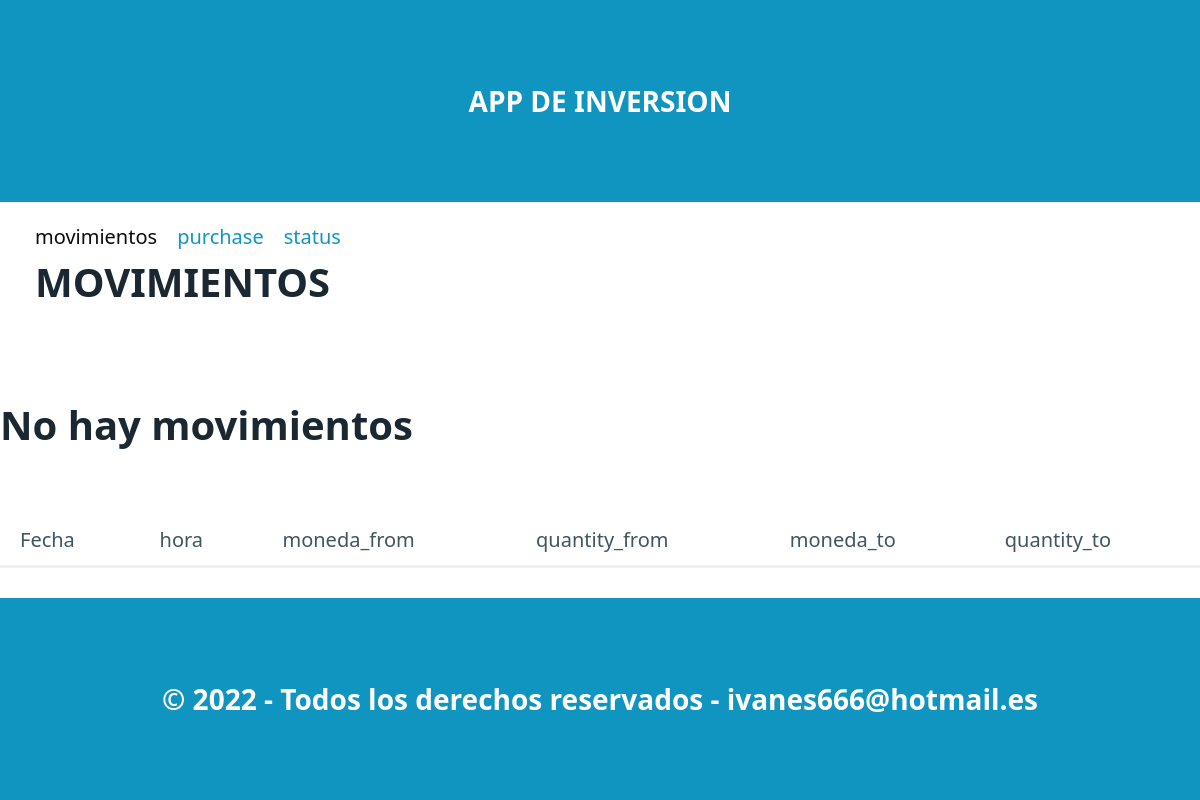
Before: / with the older database file.
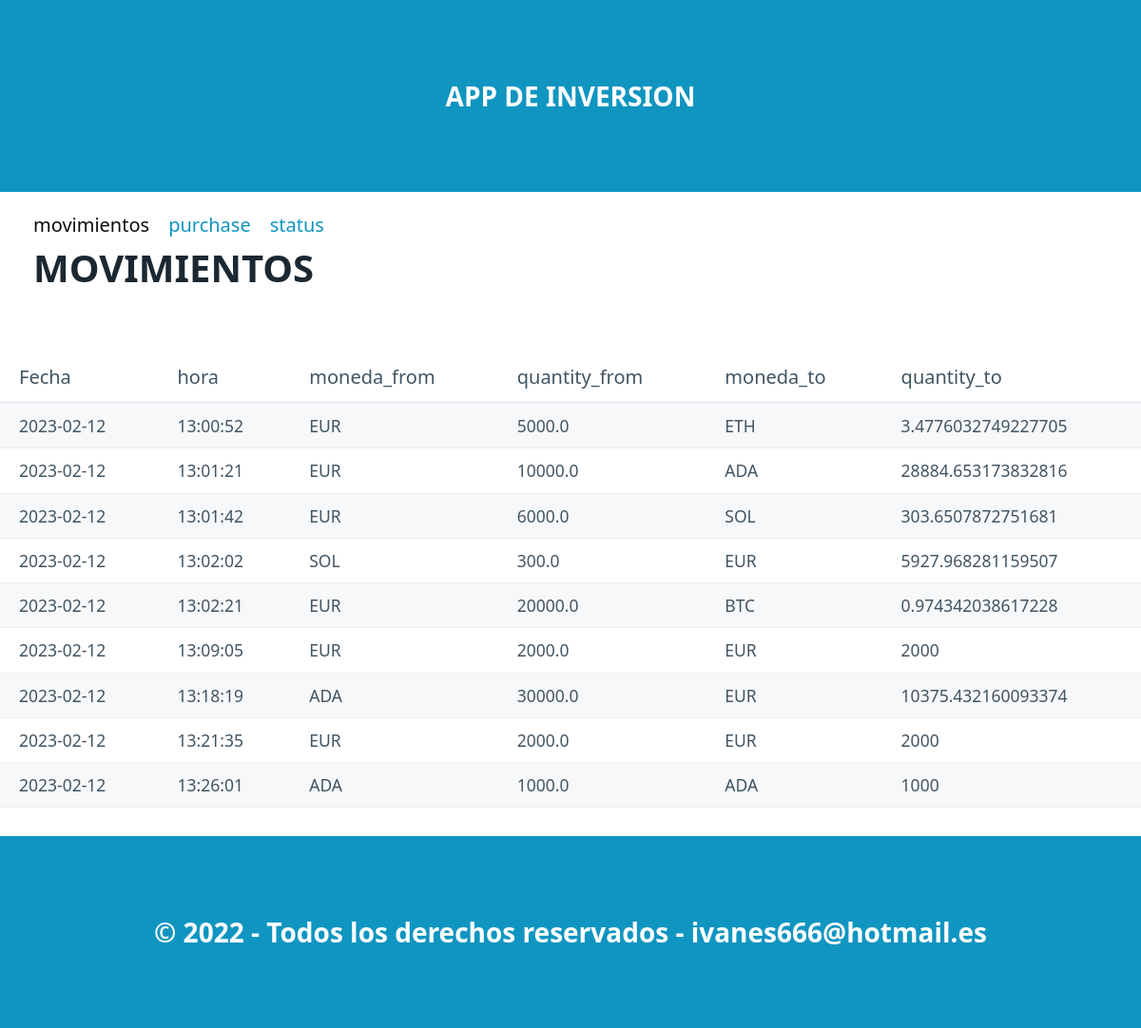
After: the same page with the newer database file.
### tables this page shows
CREATE TABLE "inversiones" (
	"id"	INTEGER,
	"date"	TEXT NOT NULL,
	"time"	TEXT NOT NULL,
	"Moneda_from"	TEXT NOT NULL,
	"Quantity_from"	REAL NOT NULL,
	"Moneda_to"	TEXT NOT NULL,
	"Quantity_to"	INTEGER NOT NULL,
	PRIMARY KEY("id" AUTOINCREMENT)
);

### registro_ig/routes.py (the view)
@app.route("/")
def index():
    datos = select_all()
    return render_template("index.html",pageTitle="Listas",data=datos)

### registro_ig/models.py (called while the page is built)
def select_all():
    connect = Conexion("select date,time,moneda_from,quantity_from,moneda_to,quantity_to from inversiones;")
    filas = connect.res.fetchall()
    columnas= connect.res.description
    resultado =[]   #lista para guadar diccionario
    for fila in filas:
        dato={}   #diccionario para cada registro
        posicion=0   #posicion de columna
        for campo in columnas:
            dato[campo[0]]=fila[posicion]
            posicion += 1
        resultado.append(dato)
    connect.con.close()
    return resultado

### registro_ig/templates/index.html (shortened to what this page needs)
{% extends "base.html" %}
{% block section %}
    <nav class="container">
    <section class="container">
            <ul>
            <li><a  class="inactivo">movimientos</a></li>
            <li><a href="/purchase">purchase</a></li>
            <li><a href="/status">status</a></li>
            </ul>
    </nav>
    <nav class="container">
    <h1>MOVIMIENTOS</h1>
    </nav>
        <table role="grid">
                <thead>
                    <tr>
                        <th>Fecha</th>
                        <th>hora</th>
                        <th>moneda_from</th>
                        <th>quantity_from</th>
                        <th>moneda_to</th>
                        <th>quantity_to</th>
                    </tr>
                </thead>
                <tbody>
                    {% if data==[] %}
                        <h1>No hay movimientos</h1>
                    {% else %}
                        {% for item in data %}
                        <tr>
                            <td>{{item.date}}</td>
                            <td>{{item.time}}</td>
                            <td>{{item.Moneda_from}}</td>
                            <td>{{item.Quantity_from}}</td>
                            <td>{{item.Moneda_to}}</td>
                            <td>{{item.Quantity_to}}</td>
                        </tr>
                        {% endfor %}
                    {% endif %}
                </tbody>
        </table>
{% endblock %}

### registro_ig/templates/base.html (shortened to what this page needs)
<!DOCTYPE html>
<html lang="en">
<head>
    <link rel="stylesheet" href="/static/css/pico.css">
    <link rel="stylesheet" href="/static/css/styles.css">
</head>
<body>
     <header>
        <div class="container">
            APP DE INVERSION
        </div>
    </header>
    {% block section %}
    {% endblock %}
    <footer>
        <div class="container">
            &copy; 2022 - Todos los derechos reservados - ivanes666@hotmail.es
        </div>
    </footer>
</body>

### registro_ig/static/css/styles.css (style rules this page uses)
header,footer { background-color: var(--primary); color: var(--primary-inverse); font-size: 1.4em; font-weight: bold; }
body { min-height: 100vh; display: grid; grid-template-rows: auto 50px 1fr auto; margin: 0; }
.inactivo { color:rgb(11, 13, 11); }

Changed rows visible on the page:
added inversiones: date "2023-02-12", time "13:00:52", Moneda_from "EUR", Quantity_from "5000.0", Moneda_to "ETH", Quantity_to "3.4776032749227705"
added inversiones: date "2023-02-12", time "13:01:21", Moneda_from "EUR", Quantity_from "10000.0", Moneda_to "ADA", Quantity_to "28884.653173832816"
added inversiones: date "2023-02-12", time "13:01:42", Moneda_from "EUR", Quantity_from "6000.0", Moneda_to "SOL", Quantity_to "303.6507872751681"
added inversiones: date "2023-02-12", time "13:02:02", Moneda_from "SOL", Quantity_from "300.0", Moneda_to "EUR", Quantity_to "5927.968281159507"
added inversiones: date "2023-02-12", time "13:02:21", Moneda_from "EUR", Quantity_from "20000.0", Moneda_to "BTC", Quantity_to "0.974342038617228"
added inversiones: date "2023-02-12", time "13:09:05", Moneda_from "EUR", Quantity_from "2000.0", Moneda_to "EUR", Quantity_to "2000"
added inversiones: date "2023-02-12", time "13:18:19", Moneda_from "ADA", Quantity_from "30000.0", Moneda_to "EUR", Quantity_to "10375.432160093374"
added inversiones: date "2023-02-12", time "13:21:35", Moneda_from "EUR", Quantity_from "2000.0", Moneda_to "EUR", Quantity_to "2000"
added inversiones: date "2023-02-12", time "13:26:01", Moneda_from "ADA", Quantity_from "1000.0", Moneda_to "ADA", Quantity_to "1000"
Other visible differences:
text no longer shown: "No hay movimientos"
